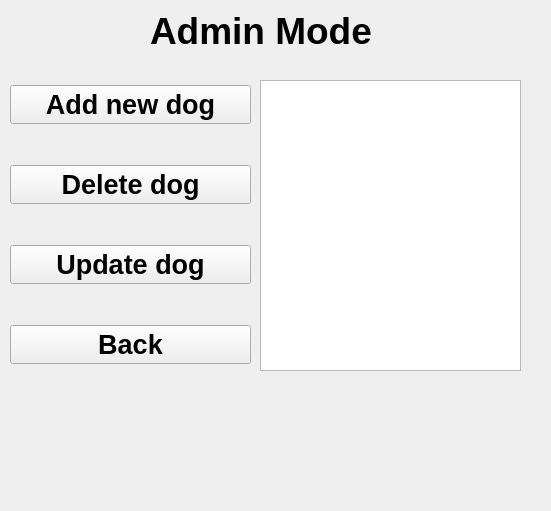
<?xml version="1.0" encoding="UTF-8"?>
<ui version="4.0">
 <class>AdminMode</class>
 <widget class="QWidget" name="AdminMode">
  <property name="geometry">
   <rect>
    <x>0</x>
    <y>0</y>
    <width>551</width>
    <height>511</height>
   </rect>
  </property>
  <property name="windowTitle">
   <string>Form</string>
  </property>
  <widget class="QListWidget" name="DogsList">
   <property name="geometry">
    <rect>
     <x>260</x>
     <y>80</y>
     <width>261</width>
     <height>291</height>
    </rect>
   </property>
  </widget>
  <widget class="QLabel" name="label">
   <property name="geometry">
    <rect>
     <x>150</x>
     <y>10</y>
     <width>227</width>
     <height>41</height>
    </rect>
   </property>
   <property name="font">
    <font>
     <pointsize>28</pointsize>
     <bold>true</bold>
    </font>
   </property>
   <property name="text">
    <string>Admin Mode</string>
   </property>
  </widget>
  <widget class="QWidget" name="layoutWidget">
   <property name="geometry">
    <rect>
     <x>10</x>
     <y>50</y>
     <width>241</width>
     <height>351</height>
    </rect>
   </property>
   <layout class="QVBoxLayout" name="verticalLayout">
    <item>
     <widget class="QPushButton" name="pushButton">
      <property name="font">
       <font>
        <pointsize>20</pointsize>
        <bold>true</bold>
       </font>
      </property>
      <property name="text">
       <string>Add new dog</string>
      </property>
     </widget>
    </item>
    <item>
     <widget class="QPushButton" name="pushButton_2">
      <property name="font">
       <font>
        <pointsize>20</pointsize>
        <bold>true</bold>
       </font>
      </property>
      <property name="text">
       <string>Delete dog</string>
      </property>
     </widget>
    </item>
    <item>
     <widget class="QPushButton" name="pushButton_3">
      <property name="font">
       <font>
        <pointsize>20</pointsize>
        <bold>true</bold>
       </font>
      </property>
      <property name="text">
       <string>Update dog</string>
      </property>
     </widget>
    </item>
    <item>
     <widget class="QPushButton" name="pushButton_4">
      <property name="font">
       <font>
        <pointsize>20</pointsize>
        <bold>true</bold>
       </font>
      </property>
      <property name="text">
       <string>Back</string>
      </property>
     </widget>
    </item>
   </layout>
  </widget>
 </widget>
 <resources/>
 <connections>
  <connection>
   <sender>pushButton</sender>
   <signal>clicked()</signal>
   <receiver>AdminMode</receiver>
   <slot>add_dog_window()</slot>
   <hints>
    <hint type="sourcelabel">
     <x>53</x>
     <y>116</y>
    </hint>
    <hint type="destinationlabel">
     <x>198</x>
     <y>435</y>
    </hint>
   </hints>
  </connection>
  <connection>
   <sender>pushButton_2</sender>
   <signal>clicked()</signal>
   <receiver>AdminMode</receiver>
   <slot>delete_dog_window()</slot>
   <hints>
    <hint type="sourcelabel">
     <x>99</x>
     <y>186</y>
    </hint>
    <hint type="destinationlabel">
     <x>470</x>
     <y>409</y>
    </hint>
   </hints>
  </connection>
  <connection>
   <sender>pushButton_3</sender>
   <signal>clicked()</signal>
   <receiver>AdminMode</receiver>
   <slot>update_dog_window()</slot>
   <hints>
    <hint type="sourcelabel">
     <x>171</x>
     <y>266</y>
    </hint>
    <hint type="destinationlabel">
     <x>390</x>
     <y>441</y>
    </hint>
   </hints>
  </connection>
  <connection>
   <sender>pushButton_4</sender>
   <signal>clicked()</signal>
   <receiver>AdminMode</receiver>
   <slot>back_button()</slot>
   <hints>
    <hint type="sourcelabel">
     <x>131</x>
     <y>347</y>
    </hint>
    <hint type="destinationlabel">
     <x>91</x>
     <y>466</y>
    </hint>
   </hints>
  </connection>
 </connections>
 <slots>
  <slot>add_dog_window()</slot>
  <slot>delete_dog_window()</slot>
  <slot>update_dog_window()</slot>
  <slot>back_button()</slot>
 </slots>
</ui>
